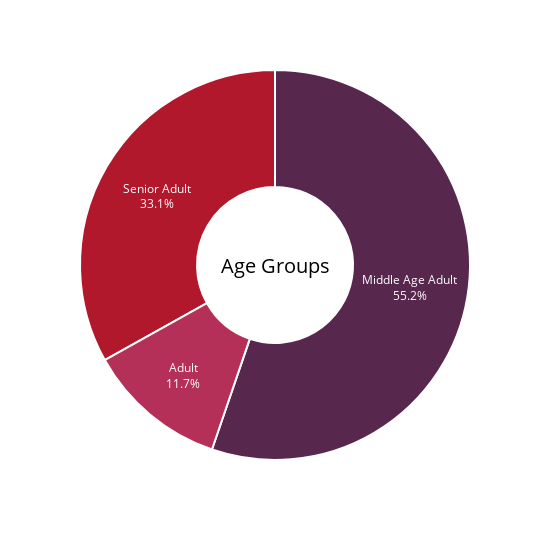

The notebook cell this image was saved under:
### Code cell
agegroup = df.agegroup.value_counts()

fig = px.pie(labels = agegroup.index, values = agegroup.values, names = agegroup.index, width = 550, height = 550)

fig.update_traces(textposition = 'inside', 
                  textinfo = 'percent + label', 
                  hole = 0.4, 
                  marker = dict(colors = ['#57274e', '#b2182b'  , '#b43058','#d35454'], 
                                line = dict(color = 'white', width = 2)))

fig.update_layout(annotations = [dict(text = 'Age Groups', 
                                      x = 0.5, y = 0.5, font_size = 20, showarrow = False,                                       
                                      font_color = 'black')],
                  showlegend = False)

fig.show()

### Figure 1 — Plotly figure (JSON) as saved in the notebook; plotly's stock layout.template omitted (floating-point values rounded to 4 significant figures)
{"data": [{"domain": {"x": [0, 1], "y": [0, 1]}, "hole": 0.4, "hovertemplate": "label=%{label}<br>value=%{value}<extra></extra>", "labels": ["Middle Age Adult", "Senior Adult", "Adult"], "legendgroup": "", "marker": {"colors": ["#57274e", "#b2182b", "#b43058", "#d35454"], "line": {"color": "white", "width": 2}}, "name": "", "showlegend": true, "textinfo": "percent+label", "textposition": "inside", "type": "pie", "values": [1218, 730, 257]}], "layout": {"annotations": [{"font": {"color": "black", "size": 20}, "showarrow": false, "text": "Age Groups", "x": 0.5, "y": 0.5}], "height": 550, "legend": {"tracegroupgap": 0}, "margin": {"t": 60}, "showlegend": false, "width": 550}}
